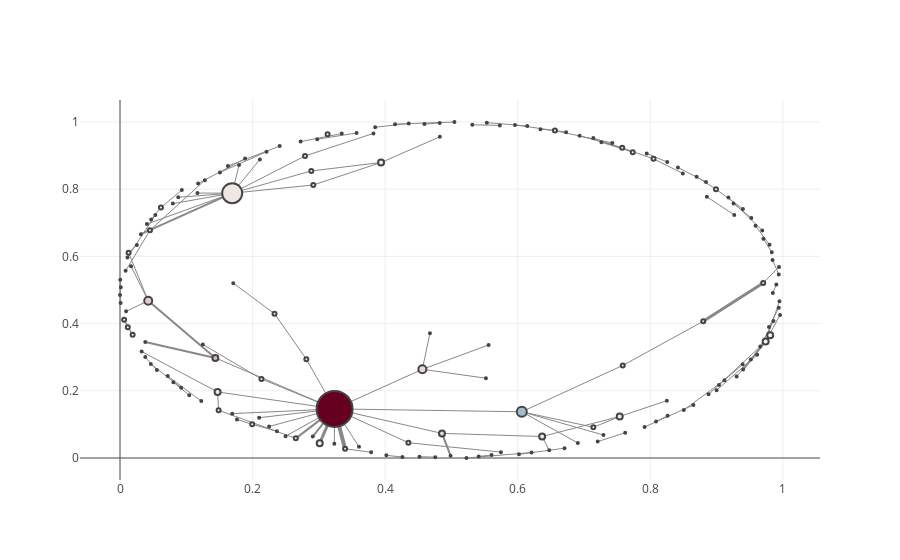

Write notebook code for a chart like this one.
### Code cell
hashtagGraphSpring = hashtagGraph.copy()
applyLayout(hashtagGraphSpring, nx.spring_layout)
plotNetworkCenterColor(hashtagGraphSpring, 'betweenness')
